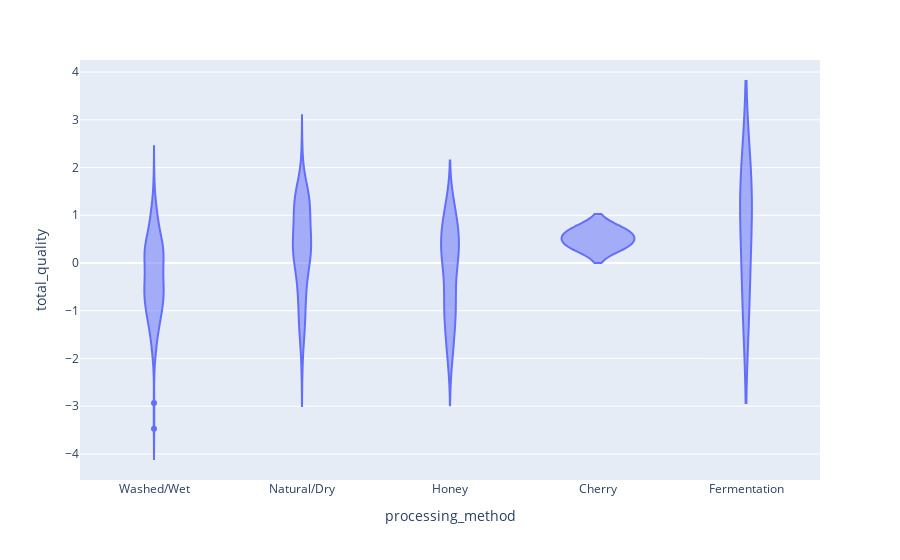

This figure's notebook cell:
### Code cell
# Fit linear regression model for processing_method on total_quality
model = smf.ols(formula = 'total_quality~processing_method', data=coffee).fit()
print(model.summary())

px.violin(coffee, x='processing_method', y='total_quality')

### Figure 1 — Plotly figure (JSON) as saved in the notebook; plotly's stock layout.template omitted (floating-point values rounded to 4 significant figures; data arrays with more than 128 entries replaced by an {"elided": "..."} marker saying what was removed)
{"data": [{"alignmentgroup": "True", "box": {"visible": false}, "hovertemplate": "processing_method=%{x}<br>total_quality=%{y}<extra></extra>", "legendgroup": "", "marker": {"color": "#636efa"}, "name": "", "offsetgroup": "", "orientation": "v", "scalegroup": "True", "showlegend": false, "type": "violin", "x": {"elided": "402 str values"}, "x0": " ", "xaxis": "x", "y": {"elided": "402 float values"}, "y0": " ", "yaxis": "y"}], "layout": {"legend": {"tracegroupgap": 0}, "margin": {"t": 60}, "violinmode": "group", "xaxis": {"anchor": "y", "domain": [0, 1], "title": {"text": "processing_method"}}, "yaxis": {"anchor": "x", "domain": [0, 1], "title": {"text": "total_quality"}}}}
